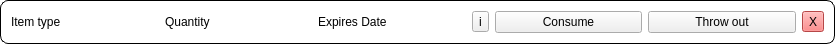
<?xml version="1.0" encoding="UTF-8"?>
<ui version="4.0">
 <class>InventoryEntry</class>
 <widget class="QWidget" name="InventoryEntry">
  <property name="geometry">
   <rect>
    <x>0</x>
    <y>0</y>
    <width>835</width>
    <height>40</height>
   </rect>
  </property>
  <property name="windowTitle">
   <string>Form</string>
  </property>
  <property name="styleSheet">
   <string notr="true">#InventoryEntry {
	border: 1px solid;
	border-radius: 8px;
	background-color: #ffffff;
}</string>
  </property>
  <layout class="QHBoxLayout" name="horizontalLayout">
   <item>
    <widget class="QLabel" name="itemType">
     <property name="text">
      <string>Item type</string>
     </property>
    </widget>
   </item>
   <item>
    <widget class="QLabel" name="quantity">
     <property name="text">
      <string>Quantity</string>
     </property>
    </widget>
   </item>
   <item>
    <widget class="QLabel" name="expiry">
     <property name="text">
      <string>Expires Date</string>
     </property>
    </widget>
   </item>
   <item>
    <widget class="QToolButton" name="infoBtn">
     <property name="text">
      <string>i</string>
     </property>
    </widget>
   </item>
   <item>
    <widget class="QPushButton" name="consumeBtn">
     <property name="text">
      <string>Consume</string>
     </property>
    </widget>
   </item>
   <item>
    <widget class="QPushButton" name="throwOutBtn">
     <property name="text">
      <string>Throw out</string>
     </property>
    </widget>
   </item>
   <item>
    <widget class="QToolButton" name="removeBtn">
     <property name="styleSheet">
      <string notr="true">background-color: rgb(255, 100, 100);</string>
     </property>
     <property name="text">
      <string>X</string>
     </property>
    </widget>
   </item>
  </layout>
 </widget>
 <resources/>
 <connections/>
</ui>
